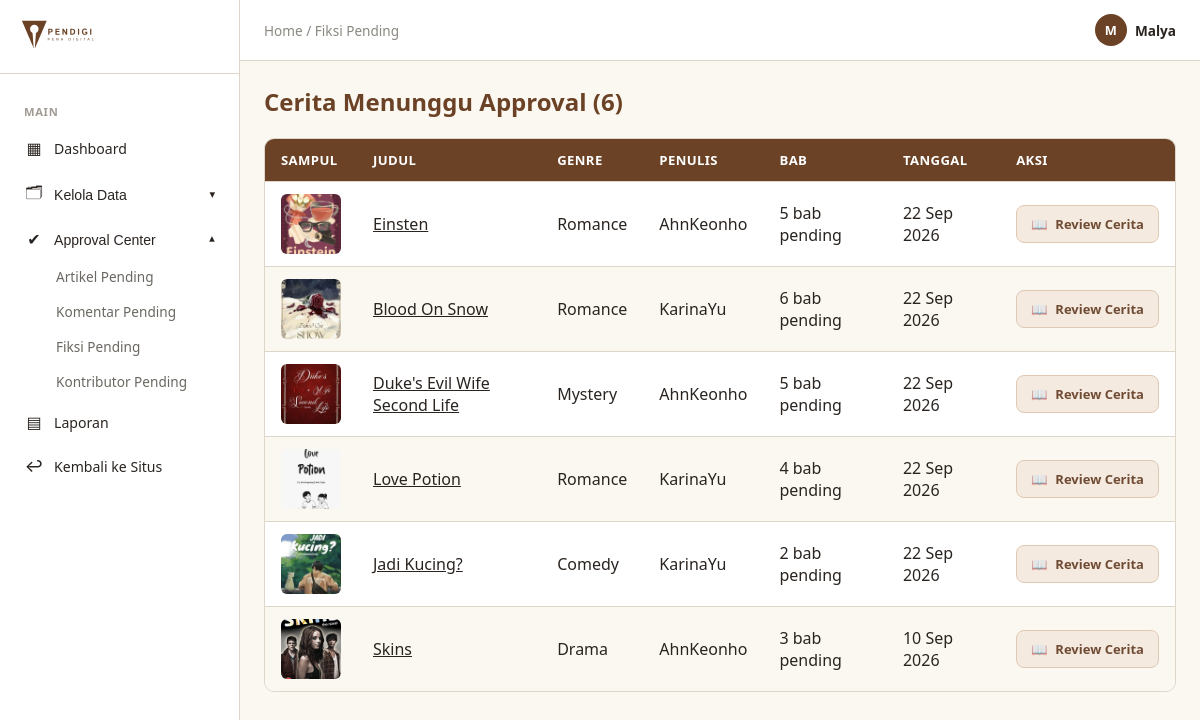
The page /fiksi/kelola/pending/ (signed in) on the database its author committed.
### accounts/models.py (models this page shows, shortened)
class Users(AbstractUser):
    role = models.CharField(
        max_length=20,
        choices=Role.choices,
        default=Role.PEMBACA
    )
    status_kontributor = models.CharField(
        max_length=20,
        choices=StatusKontributor.choices,
        default=StatusKontributor.NONE
    )
    profile_picture = models.ImageField(upload_to='profile_pictures/', null=True, blank=True)
    bio = models.CharField(max_length=150, blank=True)
    banner_picture = models.ImageField(
        upload_to='profile_banners/',
        blank=True,
        null=True,
    )
    publisher_id = models.CharField(
        max_length=20,
        unique=True,
        null=True,
        blank=True,
        verbose_name='ID Publisher',
    )
    last_publisher_login = models.DateTimeField(
        null=True,
        blank=True,
        verbose_name='Login terakhir sebagai penulis'
    )

### fiction/models.py (models this page shows, shortened)
class Stories(models.Model):
    author = models.ForeignKey(
        Users, on_delete=models.CASCADE,
        limit_choices_to={'status_kontributor': StatusKontributor.APPROVED},
        related_name='stories'
    )
    title = models.CharField(max_length=150)
    cover = models.ImageField(upload_to='stories/covers/', null=True, blank=True)
    description = models.TextField()
    genre = models.CharField(max_length=20, choices=GenreFiksi.choices)
    tags = models.CharField(max_length=200, blank=True, help_text="Pisahkan tag dengan spasi")
    target_pembaca = models.CharField(max_length=20, choices=TargetPembaca.choices, default=TargetPembaca.UMUM)
    status = models.CharField(max_length=20, choices=StatusStory.choices, default=StatusStory.PENDING)
    is_completed = models.BooleanField(default=False)
    views_count = models.PositiveIntegerField(default=0)
    created_at = models.DateTimeField(auto_now_add=True)
    published_at = models.DateTimeField(null=True, blank=True)
    class Meta:
        ordering = ['-created_at']
        verbose_name_plural = "Stories"

### fiction/views.py (the view)
# urls.py: path('kelola/pending/', views.admin_pending_stories, name='admin_pending_stories'),
@admin_required
def admin_pending_stories(request):
    stories = (
        Stories.objects
        .filter(chapters__status=StatusChapter.PENDING)
        .select_related('author')
        .annotate(
            total_pending_chapters=Count(
                'chapters',
                filter=Q(chapters__status=StatusChapter.PENDING),
                distinct=True,
            )
        )
        .distinct()
        .order_by('-created_at')
    )
    return render(request, 'fiction/admin_pending.html', {
        'stories': stories,
        'breadcrumb': 'Fiksi Pending',
        'active_menu': 'approval',
    })

### articles/context_processor.py (called while the page is built)
def navbar_categories(request):
    return {
        'navbar_categories': Categories.objects.all().order_by('name')
    }

### fiction/context_processors.py (called while the page is built)
def fiction_navigation(request):
    all_tags_raw = (
        Stories.objects
        .filter(status=StatusStory.APPROVED)
        .exclude(tags='')
        .values_list('tags', flat=True)
    )
    unique_tags = set()
    for tag_string in all_tags_raw:
        for tag in tag_string.split():
            tag = tag.strip().lower()
            if tag:
                unique_tags.add(tag)
    return {
        'fiction_tags': sorted(unique_tags),
    }

### interactions/context_processors.py (called while the page is built)
def navbar_notifications(request):
    if not request.user.is_authenticated:
        return {
            'navbar_notifications': [],
            'navbar_unread_count': 0,
        }
    from .models import Activity
    activities = (
        Activity.objects
        .filter(recipient=request.user)
        .select_related(
            'actor',
            'article',
            'chapter',
            'chapter__story',
        )
        .order_by('-created_at')
    )
    return {
        'navbar_notifications': activities[:5],
        'navbar_unread_count': activities.filter(
            is_read=False
        ).count(),
    }

### fiction/templates/fiction/admin_pending.html (shortened to what this page needs)
{% extends 'admin_base.html' %}
{% load static %}
{% block extra_css %}
<link rel="stylesheet" href="{% static 'css/table.css' %}">
<link rel="stylesheet" href="{% static 'css/dashboard.css' %}">
<link rel="stylesheet" href="{% static 'css/admin.css' %}">
{% endblock %}
{% block admin_content %}
<h1 class="section-title">
    Cerita Menunggu Approval ({{ stories.count }})
</h1>
<table class="data-table">
    <thead>
        <tr>
            <th>Sampul</th>
            <th>Judul</th>
            <th>Genre</th>
            <th>Penulis</th>
            <th>Bab</th>
            <th>Tanggal</th>
            <th>Aksi</th>
        </tr>
    </thead>
    <tbody>
        {% for story in stories %}
        <tr>
            <td>
                {% if story.cover %}
                    <img
                        src="{{ story.cover.url }}"
                        class="table-thumb"
                        alt="{{ story.title }}"
                    >
                {% else %}
                    <div class="table-thumb table-thumb-placeholder">
                        📖
                    </div>
                {% endif %}
            </td>
            <td>
                <a href="{% url 'fiction:admin_review_story' story.pk %}">
                    {{ story.title }}
                </a>
            </td>
            <td>{{ story.get_genre_display }}</td>
            <td>{{ story.author.username }}</td>
            <td>{{ story.total_pending_chapters }} bab pending</td>
            <td>{{ story.created_at|date:"d M Y" }}</td>
            <td>
                <a
                    href="{% url 'fiction:admin_review_story' story.pk %}"
                    class="btn-review"
                >
                    <span aria-hidden="true">📖</span>
                    Review Cerita
                </a>
            </td>
        </tr>
        {% empty %}
        <tr>
            <td colspan="7">
                Tidak ada cerita yang menunggu approval.
            </td>
        </tr>
        {% endfor %}
    </tbody>
</table>
{% endblock %}

### templates/admin_base.html (shortened to what this page needs)
{% extends 'base.html' %}
{% load static %}
{% block body %}
  <div class="admin-layout">
    <aside class="admin-sidebar">
      <div class="admin-sidebar-header">
        <img src="{% static 'images/pendigi-logo-tulisan.svg' %}" alt="Pena Digital" class="admin-logo" />
      </div>
      <nav class="admin-nav">
        <span class="admin-nav-group-label">Main</span>
        <a href="{% url 'dashboard' %}" class="admin-nav-link {% if active_menu == 'dashboard' %}is-active{% endif %}"><span class="admin-nav-icon">▦</span> Dashboard</a>
        <div class="admin-nav-dropdown {% if active_menu == 'master' %}is-open{% endif %}">
          <button type="button" class="admin-nav-link admin-nav-dropdown-toggle">
            <span class="admin-nav-icon">🗂</span> Kelola Data
            <span class="admin-nav-caret">▾</span>
          </button>
        </div>
        <div class="admin-nav-dropdown {% if active_menu == 'approval' %}is-open{% endif %}">
          <button type="button" class="admin-nav-link admin-nav-dropdown-toggle">
            <span class="admin-nav-icon">✔</span> Approval Center
            <span class="admin-nav-caret">▾</span>
          </button>
          <div class="admin-nav-submenu">
            <a href="{% url 'articles:admin_article_approval' %}">Artikel Pending</a>
            <a href="{% url 'interactions:admin_comment_approval' %}">Komentar Pending</a>
            <a href="{% url 'fiction:admin_pending_stories' %}">Fiksi Pending</a>
            <a href="{% url 'admin_pending_contributors' %}">Kontributor Pending</a>
          </div>
        </div>
        <a
              href="{% url 'admin_reports' %}"
              class="admin-nav-link {% if active_menu == 'reports' %}is-active{% endif %}"
            >
              <span class="admin-nav-icon">▤</span>
              Laporan
            </a>
        <a href="{% url 'articles:article_list' %}" class="admin-nav-link"><span class="admin-nav-icon">↩</span> Kembali ke Situs</a>
      </nav>
    </aside>
    <div class="admin-main">
      <header class="admin-topbar">
        <div class="admin-breadcrumb">Home / {{ breadcrumb|default:'Dashboard' }}</div>
        <div class="admin-topbar-right">
          <div class="admin-profile">
            {% if user.profile_picture %}
              <img src="{{ user.profile_picture.url }}" class="admin-profile-avatar" />
            {% else %}
              <div class="admin-profile-avatar admin-avatar-placeholder">{{ user.username|first|upper }}</div>
            {% endif %}
            <span>{{ user.username }}</span>
          </div>
        </div>
      </header>
      <main class="admin-content">
        {% block admin_content %}
        {% endblock %}
      </main>
    </div>
  </div>
{% endblock %}

### static/css/base.css (style rules this page uses)
:root { --paper: #FBF8F2; --ink: #2F5D50; --ink-dark: #234840; --brown: #6B4226; --brown-dark: #54331d; --divider: #DDD6C9; --text: #2A2420; }
* { box-sizing: border-box; margin: 0; padding: 0; }
body { font-family: system-ui, -apple-system, sans-serif; background: var(--paper); color: var(--text); }
a { color: inherit; }
.section-title { font-size: 1.5rem; color: var(--brown); margin-bottom: 20px; }

### static/css/table.css (style rules this page uses)
.data-table { width: 100%; border-collapse: separate; border-spacing: 0; background: #fff; border: 1px solid var(--divider); border-radius: 10px; overflow: hidden; }
.data-table th, .data-table td { padding: 12px 16px; text-align: left; border-bottom: 1px solid var(--divider); }
.data-table th { background: var(--brown); color: #fff; font-size: 0.82rem; font-weight: 600; text-transform: uppercase; letter-spacing: 0.03em; }
.data-table tbody tr:nth-child(even) { background: var(--paper); }
.data-table tbody tr:last-child td { border-bottom: none; }
.table-thumb { width: 60px; height: 60px; object-fit: cover; border-radius: 6px; display: block; }
.btn-review { display: inline-flex; align-items: center; justify-content: center; gap: 8px; padding: 9px 14px; border-radius: 8px; border: 1px solid #dfc9b5; background: #f5eadf; color: #704b34; font-size: 13px; font-weight: 600; text-decoration: none; white-space: nowrap; transition: background 0.2s ease, transform 0.2s ease; }

### static/css/admin.css (style rules this page uses)
* { box-sizing: border-box; }
.admin-layout { display: flex; min-height: 100vh; background: var(--paper); }
.admin-sidebar { width: 240px; background: #fff; border-right: 1px solid var(--divider); flex-shrink: 0; display: flex; flex-direction: column; position: sticky; top: 0; height: 100vh; overflow-y: auto; }
.admin-sidebar-header { padding: 20px; border-bottom: 1px solid var(--divider); }
.admin-logo { height: 28px; }
.admin-nav { padding: 16px 12px; display: flex; flex-direction: column; gap: 2px; }
.admin-nav-group-label { font-size: 0.7rem; font-weight: 700; text-transform: uppercase; letter-spacing: 0.06em; color: #a09c92; padding: 14px 12px 6px; }
.admin-nav-link { display: flex; align-items: center; gap: 10px; padding: 10px 12px; border-radius: 8px; color: var(--text); text-decoration: none; font-size: 0.88rem; font-weight: 500; background: none; border: none; width: 100%; text-align: left; cursor: pointer; }
.admin-nav-icon { font-size: 1rem; width: 20px; text-align: center; }
.admin-nav-caret { margin-left: auto; font-size: 0.7rem; transition: transform .15s ease; }
.admin-nav-dropdown.is-open .admin-nav-caret { transform: rotate(180deg); }
.admin-nav-submenu { display: none; flex-direction: column; padding-left: 32px; }
.admin-nav-dropdown.is-open .admin-nav-submenu { display: flex; }
.admin-nav-submenu a { padding: 8px 12px; font-size: 0.85rem; color: #6b6862; text-decoration: none; border-radius: 6px; }
.admin-main { flex: 1; min-width: 0; }
.admin-topbar { background: #fff; border-bottom: 1px solid var(--divider); padding: 14px 24px; display: flex; justify-content: space-between; align-items: center; }
.admin-breadcrumb { font-size: 0.85rem; color: #8a8880; }
.admin-topbar-right { display: flex; align-items: center; gap: 18px; }
.admin-profile { display: flex; align-items: center; gap: 8px; font-size: 0.85rem; font-weight: 600; }
.admin-profile-avatar { width: 32px; height: 32px; border-radius: 50%; object-fit: cover; }
.admin-avatar-placeholder { display: flex; align-items: center; justify-content: center; background: var(--brown); color: #fff; font-weight: 700; font-size: 0.8rem; }
.admin-content { padding: 24px; max-width: 1200px; }

### rows shown on the page
Users: username|first "M", username "Malya"
Stories: cover (picture), title "Einsten", genre "Romance", author.username "AhnKeonho", total_pending_chapters "5", created_at "22 Sep 2026"
Stories: cover (picture), title "Blood On Snow", genre "Romance", author.username "KarinaYu", total_pending_chapters "6", created_at "22 Sep 2026"
Stories: cover (picture), title "Duke's Evil Wife Second Life", genre "Mystery", author.username "AhnKeonho", total_pending_chapters "5", created_at "22 Sep 2026"
Stories: cover (picture), title "Love Potion", genre "Romance", author.username "KarinaYu", total_pending_chapters "4", created_at "22 Sep 2026"
Stories: cover (picture), title "Jadi Kucing?", genre "Comedy", author.username "KarinaYu", total_pending_chapters "2", created_at "22 Sep 2026"
Stories: cover (picture), title "Skins", genre "Drama", author.username "AhnKeonho", total_pending_chapters "3", created_at "10 Sep 2026"

### other values the page prints
{{ breadcrumb|default:'Dashboard' }} "Fiksi Pending"
{{ stories.count }} "6"
